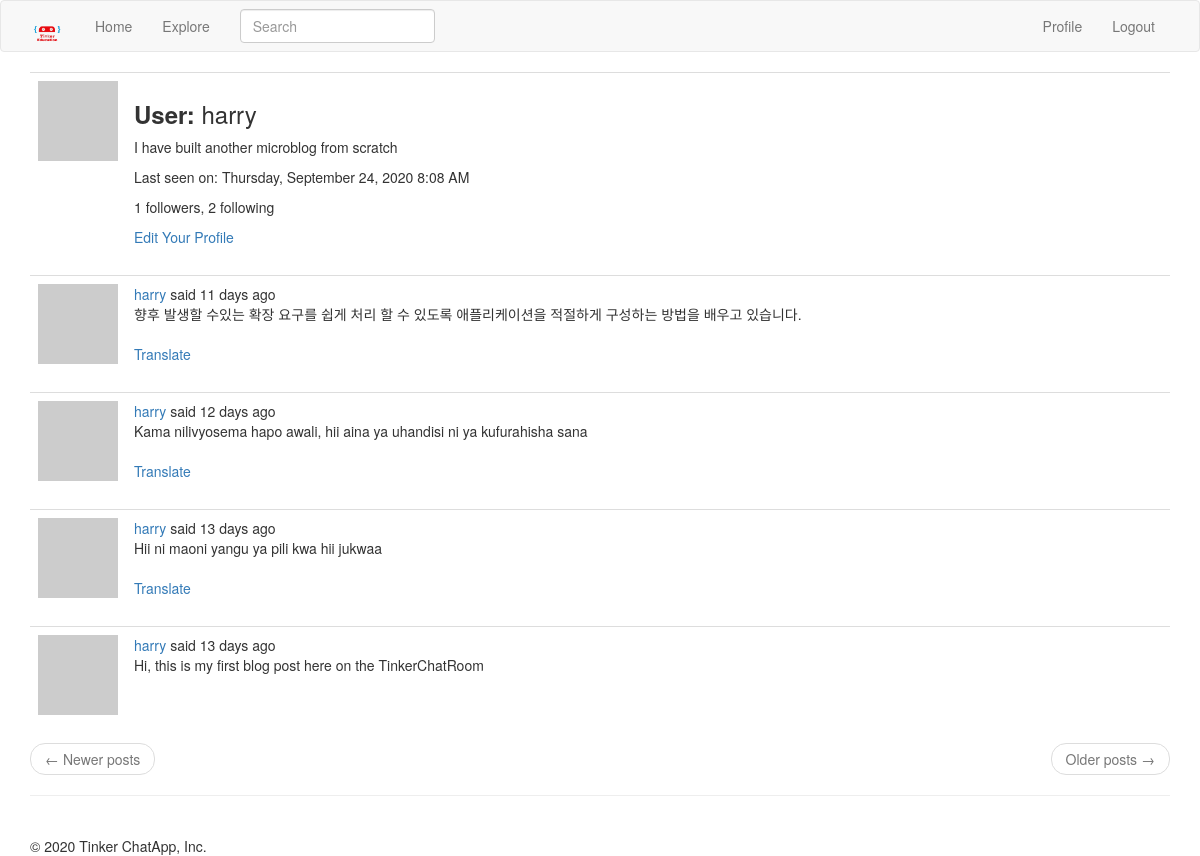
Page /main/profile/harry (signed in) on the earlier database version.
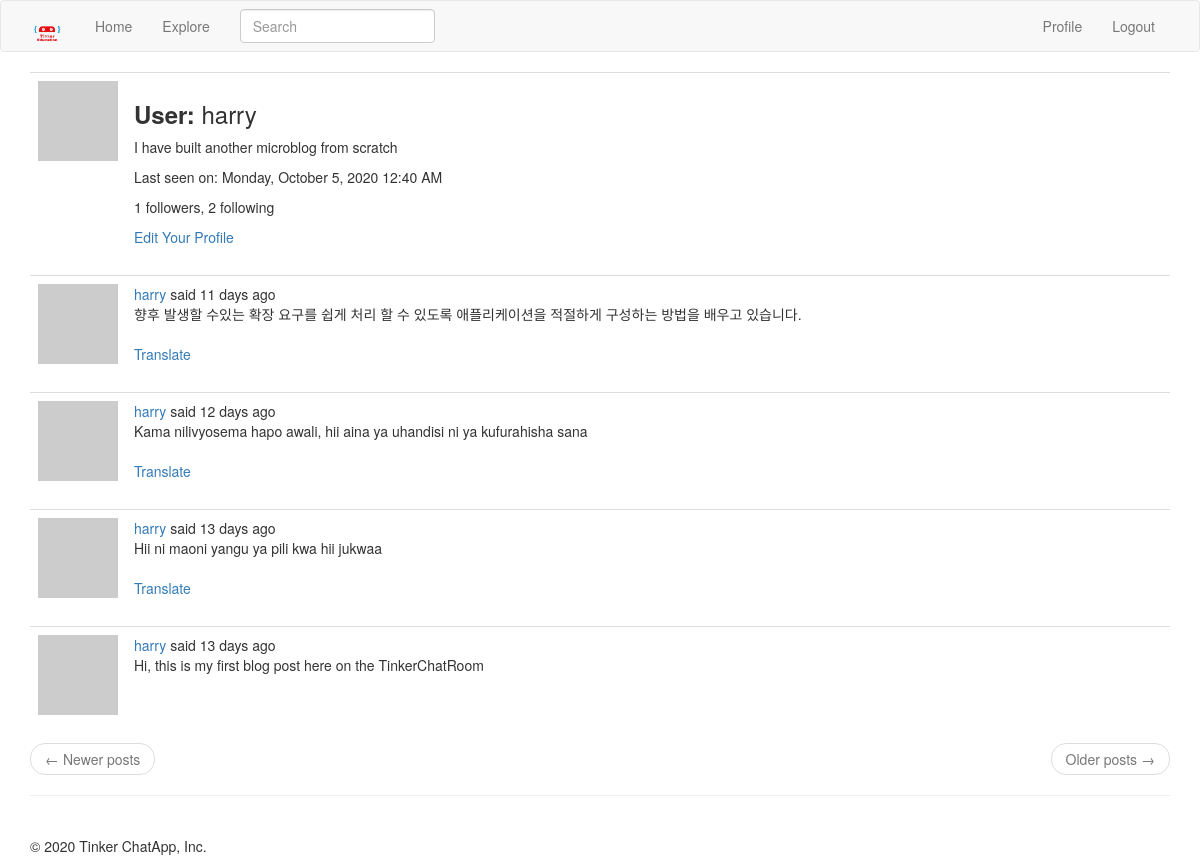
Same page on the later database version.
### app/models.py (models this page shows, shortened)
class User( UserMixin ,db.Model):
    id = db.Column(db.Integer, primary_key = True)
    username = db.Column(db.String(64), unique = True, index = True)
    email = db.Column(db.String(120), unique = True, index = True)
    password_hash = db.Column(db.String(128))
    posts = db.relationship('Post', backref = 'author', lazy = 'dynamic')
    about_me = db.Column(db.String(140))
    last_seen = db.Column(db.DateTime, default = datetime.utcnow)
    followed = db.relationship(
        'User',
        secondary = followers,
        primaryjoin = (followers.c.follower_id == id),
        secondaryjoin = (followers.c.followed_id == id),
        backref = db.backref('followers', lazy = 'dynamic'),
        lazy = 'dynamic'
    )
    def avatar(self, size):
        digest = md5(self.email.lower().encode('utf-8')).hexdigest()
        return 'https://www.gravatar.com/avatar/{}?d=identicon&s={}'.format(digest, size)

class SearchableMixin(object):
    @classmethod
    def before_commit(cls, session):
        session._changes = {
            'add': list(session.new),
            'update': list(session.dirty),
            'delete': list(session.deleted)
        }
    @classmethod
    def after_commit(cls, session):
        for obj in session._changes['add']:
            if isinstance(obj, SearchableMixin):
                add_to_index(obj.__tablename__, obj)
        for obj in session._changes['update']:
            if isinstance(obj, SearchableMixin):
                add_to_index(obj.__tablename__,obj)
        for obj in session._changes['delete']:
            if isinstance(obj, SearchableMixin):
                remove_from_index(obj.__tablename__, obj)
        session._changes = None

class Post(SearchableMixin, db.Model):
    __searchable__ = ['body']
    id = db.Column(db.Integer, primary_key = True)
    body = db.Column(db.String(140))
    timestamp = db.Column(db.DateTime, index = True, default = datetime.utcnow)
    user_id = db.Column(db.Integer, db.ForeignKey('user.id'))
    language = db.Column(db.String(5))

### app/main/routes.py (the view)
@bp.route('/profile/<username>')
@login_required
def profile(username):
    user = User.query.filter_by(username = username).first_or_404()
    form = EmptyForm()
    page = request.args.get('page', 1, type=int)
    posts = user.posts.order_by(Post.timestamp.desc()).paginate(
        page, current_app.config['POSTS_PER_PAGE'], False
    )
    next_url = url_for('main.profile', username = username, page = posts.next_num) \
        if posts.has_next else None
    prev_url = url_for('main.profile', username = username, page = posts.prev_num) \
        if posts.has_prev else None
    return render_template('main/profile.html', title = _('Profile'), user = user, form = form, posts = posts.items, next_url = next_url, prev_url = prev_url)

### app/main/forms.py
class SearchForm(FlaskForm):
    q = StringField(_('Search'), validators = [DataRequired()])
    def __init__(self, *args, **kwargs):
        if 'formdata' not in kwargs:
            kwargs['formdata'] = request.args
        if 'csrf_enabled' not in kwargs:
            kwargs['csrf_enabled'] = False
        super(SearchForm, self).__init__(*args, **kwargs)

class EmptyForm(FlaskForm):
    submit = SubmitField('Submit')

### app/main/routes.py (called while the page is built)
@bp.before_app_request
def before_request():
    if current_user.is_authenticated:
        current_user.last_seen = datetime.utcnow()
        db.session.commit()
        g.search_form= SearchForm()
    g.locale = str(get_locale())

### app/models.py (called while the page is built)
@login.user_loader
def load_user(id):
    return User.query.get(int(id))

### app/templates/main/profile.html (shortened to what this page needs)
{% extends 'main/base.html' %}
{% import 'bootstrap/wtf.html' as wtf %}
{% block app_content %}
    <table class="table">
        <tr valign = 'top'>
            <td width = '70px'>
                <img src="{{ user.avatar(128) }}">
            </td>
            <td>
                <h3><b>{{ _('User') }}: </b>{{ user.username }}</h3>
                {% if user.about_me %}<p> {{ user.about_me }} </p>{% endif %}
                {% if user.last_seen %}<p>{{ _('Last seen on') }}: {{ moment(user.last_seen).format('LLLL') }}</p>{% endif %}
                <p>{{ user.followers.count() }} followers, {{ user.followed.count() }} following</p>
                {% if user == current_user %}
                    <a href="{{ url_for('main.edit_profile') }}">{{ _('Edit Your Profile') }}</a>
                {% endif %}
            </td>
        </tr>
    </table>
    {% for post in posts %}
        {% include 'main/_posts.html' %}
    {% endfor %}
    <nav aria-label="...">
        <ul class="pager">
            <li class="previous{% if not prev_url %} disabled{% endif %}">
                <a href="{{ prev_url or '#' }}">
                    <span aria-hidden="true">&larr;</span> {{ _('Newer posts') }}
                </a>
            </li>
            <li class="next{% if not next_url %} disabled{% endif %}">
                <a href="{{ next_url or '#' }}">
                    {{ _('Older posts') }} <span aria-hidden="true">&rarr;</span>
                </a>
            </li>
        </ul>
    </nav>
{% endblock %}

### app/templates/main/base.html (shortened to what this page needs)
{% extends 'bootstrap/base.html' %}
{% block head %}
{{super()}}
{% endblock %}
{% block navbar %}
<nav class="navbar navbar-default">
    <div class="container">
        <div class="navbar-header">
            <a class="navbar-brand" href="{{ url_for('main.home') }}"><img src="{{url_for('static', filename = 'images/tinker_logo.png')}}" width="35", height="35"></a>
        </div>
        <div class="collapse navbar-collapse" id="bs-example-navbar-collapse-1">
            <ul class="nav navbar-nav">
                <li><a href="{{ url_for('main.home') }}">Home</a></li>
                <li><a href="{{ url_for('main.explore') }}">Explore</a></li>
            </ul>
            {% if g.search_form %}
                <form action="{{ url_for('main.search') }}" method="GET" class="navbar-form navbar-left">
                    <div class="form-group">
                        {{ g.search_form.q(size = 20, class = 'form-control', placeholder = g.search_form.q.label.text) }}
                    </div>
                </form>
            {% endif %}
            <ul class="nav navbar-nav navbar-right">
            {% if current_user.is_anonymous %}
                <li><a href="{{ url_for('auth.login') }}">Login</a></li>
            {% else %}
                <li><a href="{{ url_for('main.profile', username = current_user.username) }}">Profile</a></li>
                <li><a href="{{ url_for('auth.logout') }}">Logout</a></li>
            {% endif %}
        </div>
    </div>
</nav>
{% endblock %}
{% block content %}
    <div class="container">
        {% block app_content %}
        {% endblock %}
        <hr><br>{{super()}}
        {%- block footer %}
            <footer>&copy; {{moment().format('YYYY') }} Tinker ChatApp, Inc.</footer>
        {%- endblock footer %}
    </div>
{% endblock %}

### app/templates/main/_posts.html (shortened to what this page needs)
<table class="table table-hover">
    <tr valign = 'top'>
        <td width="70px">
            <a href="{{ url_for('main.profile', username=post.author.username) }}">
                <img src="{{ post.author.avatar(36) }}" />
            </a>
        </td>
        <td>
            {{ _('%(username)s said %(when)s',
                username=user_link, when=moment(post.timestamp).fromNow()) }}
            <br>
            <span id="post{{ post.id }}">{{ post.body }}</span>
            {% if post.language and post.language != g.locale %}
                <br><br>
                <span id="translation{{ post.id }}">
                    <a href="javascript:translate(
                                '#post{{ post.id }}',
                                '#translation{{ post.id }}',
                                '{{ post.language }}',
                                '{{ g.locale }}');">{{ _('Translate') }}</a>
                </span>
            {% endif %}
        </td>
    </tr>
</table>

Differences in the rows shown:
changed User "harry": last_seen "Thursday, September 24, 2020 8:08 AM" → "Monday, October 5, 2020 12:40 AM"
